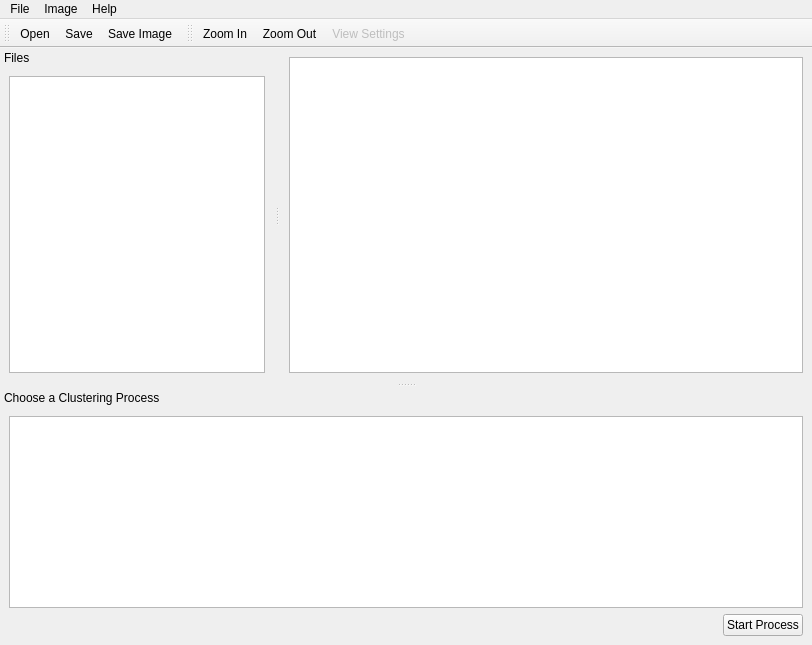
<?xml version="1.0" encoding="UTF-8"?>
<ui version="4.0">
 <class>MainWindow</class>
 <widget class="QMainWindow" name="MainWindow">
  <property name="geometry">
   <rect>
    <x>0</x>
    <y>0</y>
    <width>812</width>
    <height>645</height>
   </rect>
  </property>
  <property name="windowTitle">
   <string>Clustering Visualization</string>
  </property>
  <widget class="QWidget" name="centralwidget">
   <layout class="QVBoxLayout" name="verticalLayout_3">
    <item>
     <widget class="QGraphicsView" name="gvView"/>
    </item>
   </layout>
  </widget>
  <widget class="QMenuBar" name="menubar">
   <property name="geometry">
    <rect>
     <x>0</x>
     <y>0</y>
     <width>812</width>
     <height>21</height>
    </rect>
   </property>
   <widget class="QMenu" name="menuFile">
    <property name="title">
     <string>File</string>
    </property>
    <addaction name="actionOpen"/>
    <addaction name="actionSave"/>
    <addaction name="actionSaveAs"/>
    <addaction name="separator"/>
    <addaction name="actionClose"/>
   </widget>
   <widget class="QMenu" name="menuImage">
    <property name="title">
     <string>Image</string>
    </property>
    <widget class="QMenu" name="menuZoom">
     <property name="title">
      <string>Zoom</string>
     </property>
     <addaction name="actionZoomIn"/>
     <addaction name="actionZoomOut"/>
     <addaction name="actionAutoZoom"/>
    </widget>
    <addaction name="actionSaveImage"/>
    <addaction name="actionViewSettings"/>
    <addaction name="menuZoom"/>
   </widget>
   <widget class="QMenu" name="menuHelp">
    <property name="title">
     <string>Help</string>
    </property>
    <addaction name="actionAbout"/>
   </widget>
   <addaction name="menuFile"/>
   <addaction name="menuImage"/>
   <addaction name="menuHelp"/>
  </widget>
  <widget class="QDockWidget" name="dockWidget">
   <property name="features">
    <set>QDockWidget::DockWidgetMovable</set>
   </property>
   <property name="windowTitle">
    <string>Files</string>
   </property>
   <attribute name="dockWidgetArea">
    <number>1</number>
   </attribute>
   <widget class="QWidget" name="dockWidgetContents">
    <layout class="QVBoxLayout" name="verticalLayout">
     <item>
      <widget class="QTreeView" name="tvFiles">
       <property name="headerHidden">
        <bool>true</bool>
       </property>
       <attribute name="headerShowSortIndicator" stdset="0">
        <bool>true</bool>
       </attribute>
      </widget>
     </item>
    </layout>
   </widget>
  </widget>
  <widget class="QDockWidget" name="dwProcessChooser">
   <property name="features">
    <set>QDockWidget::DockWidgetMovable</set>
   </property>
   <property name="windowTitle">
    <string>Choose a Clustering Process</string>
   </property>
   <attribute name="dockWidgetArea">
    <number>8</number>
   </attribute>
   <widget class="QWidget" name="dockWidgetContents_2">
    <layout class="QGridLayout" name="gridLayout">
     <item row="0" column="0" colspan="2">
      <widget class="QListView" name="lvNewProcess"/>
     </item>
     <item row="1" column="0">
      <spacer name="horizontalSpacer">
       <property name="orientation">
        <enum>Qt::Horizontal</enum>
       </property>
       <property name="sizeHint" stdset="0">
        <size>
         <width>681</width>
         <height>20</height>
        </size>
       </property>
      </spacer>
     </item>
     <item row="1" column="1">
      <widget class="QPushButton" name="btnStartProcess">
       <property name="text">
        <string>Start Process</string>
       </property>
      </widget>
     </item>
    </layout>
   </widget>
  </widget>
  <widget class="QToolBar" name="toolBar">
   <property name="windowTitle">
    <string>toolBar</string>
   </property>
   <attribute name="toolBarArea">
    <enum>TopToolBarArea</enum>
   </attribute>
   <attribute name="toolBarBreak">
    <bool>false</bool>
   </attribute>
   <addaction name="actionOpen"/>
   <addaction name="actionSave"/>
   <addaction name="actionSaveImage"/>
  </widget>
  <widget class="QToolBar" name="toolBar_2">
   <property name="windowTitle">
    <string>toolBar_2</string>
   </property>
   <attribute name="toolBarArea">
    <enum>TopToolBarArea</enum>
   </attribute>
   <attribute name="toolBarBreak">
    <bool>false</bool>
   </attribute>
   <addaction name="actionZoomIn"/>
   <addaction name="actionZoomOut"/>
   <addaction name="actionViewSettings"/>
  </widget>
  <action name="actionOpen">
   <property name="text">
    <string>Open...</string>
   </property>
   <property name="shortcut">
    <string>Ctrl+O</string>
   </property>
  </action>
  <action name="actionSave">
   <property name="text">
    <string>Save</string>
   </property>
   <property name="shortcut">
    <string>Ctrl+S</string>
   </property>
  </action>
  <action name="actionSaveImage">
   <property name="text">
    <string>Save Image...</string>
   </property>
   <property name="shortcut">
    <string>Ctrl+I</string>
   </property>
  </action>
  <action name="actionSaveAs">
   <property name="text">
    <string>Save As...</string>
   </property>
   <property name="shortcut">
    <string>Ctrl+Shift+S</string>
   </property>
  </action>
  <action name="actionClose">
   <property name="text">
    <string>Close</string>
   </property>
  </action>
  <action name="actionProcess_KM">
   <property name="text">
    <string>K-Means</string>
   </property>
  </action>
  <action name="actionZoomIn">
   <property name="text">
    <string>Zoom In</string>
   </property>
   <property name="shortcut">
    <string>Ctrl++</string>
   </property>
  </action>
  <action name="actionZoomOut">
   <property name="text">
    <string>Zoom Out</string>
   </property>
   <property name="shortcut">
    <string>Ctrl+-</string>
   </property>
  </action>
  <action name="actionViewSettings">
   <property name="enabled">
    <bool>false</bool>
   </property>
   <property name="text">
    <string>View Settings...</string>
   </property>
  </action>
  <action name="actionAbout">
   <property name="text">
    <string>About...</string>
   </property>
  </action>
  <action name="actionAutoZoom">
   <property name="text">
    <string>Auto Zoom</string>
   </property>
  </action>
 </widget>
 <resources/>
 <connections>
  <connection>
   <sender>actionClose</sender>
   <signal>activated()</signal>
   <receiver>MainWindow</receiver>
   <slot>close()</slot>
   <hints>
    <hint type="sourcelabel">
     <x>182</x>
     <y>46</y>
    </hint>
    <hint type="destinationlabel">
     <x>389</x>
     <y>105</y>
    </hint>
   </hints>
  </connection>
  <connection>
   <sender>lvNewProcess</sender>
   <signal>doubleClicked(QModelIndex)</signal>
   <receiver>btnStartProcess</receiver>
   <slot>animateClick()</slot>
   <hints>
    <hint type="sourcelabel">
     <x>742</x>
     <y>572</y>
    </hint>
    <hint type="destinationlabel">
     <x>747</x>
     <y>626</y>
    </hint>
   </hints>
  </connection>
 </connections>
</ui>
